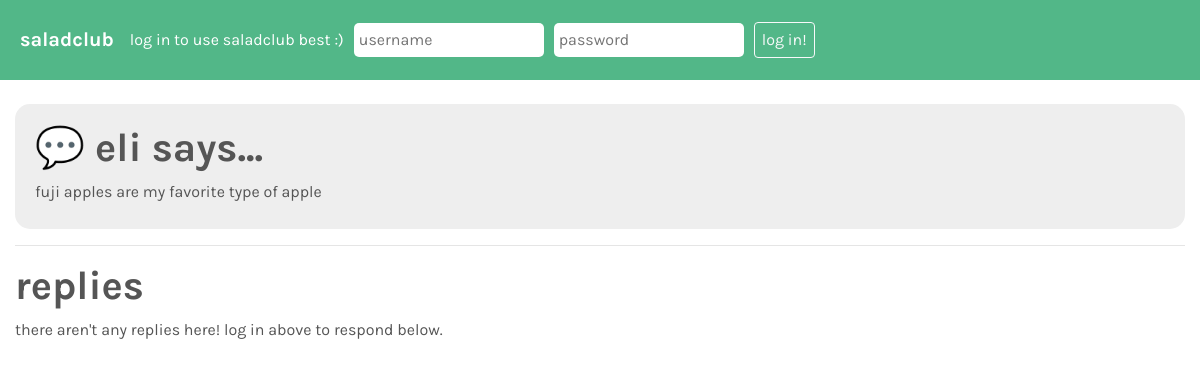
Page /post/18/ on the earlier database version.
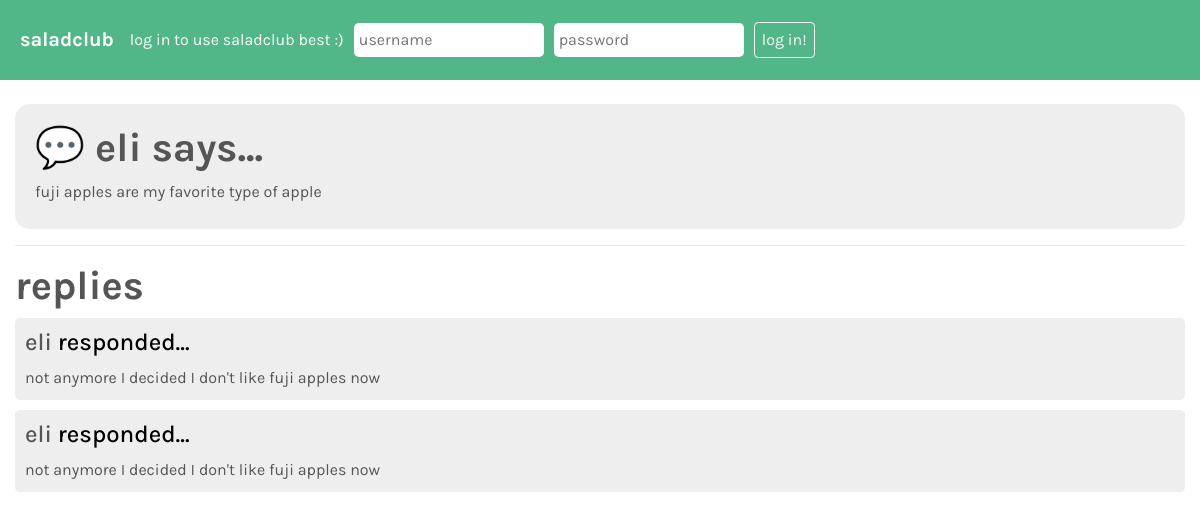
Same page on the later database version.
### plants/models.py (models this page shows, shortened)
class Post(models.Model):
	post_content = models.CharField(max_length=1000) # in case there is a lot of explaining to do :)
	post_plant = models.ForeignKey(Plant, on_delete=models.CASCADE, null=True, blank=True, default=None) # when the plant is deleted (shouldn't happen), remove posts
	author = models.ForeignKey(User, on_delete=models.CASCADE) # had to add null possibility?
	pub_date = models.DateTimeField('date published')
	post_parent = models.ForeignKey('self', on_delete=models.CASCADE, null=True, blank=True, default=None) # post deletes if the parent post deletes
	helpful = models.IntegerField(default=0) # for people who think the most is helpful (basically a 'like')
	also_questioning = models.IntegerField(default=0) # a 'like' to indicate that other people have the same issue

### plants/views.py (the view, shortened to what this page needs)
# urls.py: path('post/<str:post_id>/', views.post.as_view(), name='postcontent') # why not int?
class post(View):
	def get(self, request, post_id):
		post_objects = Post.objects.order_by('id')
		template = loader.get_template('post.html')
		form = AuthenticationForm()
		form.fields['username'].widget.attrs.update({
			'placeholder': 'username',
		})
		form.fields['password'].widget.attrs.update({
			'placeholder': 'password'
 		})
		context = {
			'post': get_object_or_404(Post, id=post_id),
			'post_replies': post_objects.filter(post_parent = Post.objects.get(id=post_id)),
			'form': form
		}
		print(request.GET) # testing out the "reply" button that doesn't reply anything
		return HttpResponse(template.render(context, request))

### plants/templates/post.html (shortened to what this page needs)
<!DOCTYPE html>
<html>
	<head>
		<link rel="stylesheet" href="https://maxcdn.bootstrapcdn.com/bootstrap/4.0.0/css/bootstrap.min.css">
		{% load static %}
		<link rel="stylesheet" href="{% static '/plants/style.css' %}">
	</head>
	<body>
		<nav class="navbar navbar-expand-sm navbar-custom">
			<a class="navbar-brand" href="/"> saladclub </a>
			{% if user.is_authenticated %}
			<a class="nav-item" href="/user/{{ user.username }}"> welcome, {{ user.username }}! view your profile or </a>
			<form class="form-inline" action="/" method="POST">
				{% csrf_token %}
				<!-- This code was taken from Dr. J's repository, using a
				hidden input to log the user out. -->
				<input type="hidden" name="logout" value="logout"></input>
				<button id="logout" class="btn btn-outline-light" type="submit"> log out </button>
			</form>
			{% else %}
				<span class="navbar-text"> log in to use saladclub best :) </span>
				<form class="form-inline" action="/" method="POST">
					<span class="usernameinput" style="margin-right: 10px"> {{ form.username }} </span>
					<span class="usernameinput"> {{ form.password }} </span>
					<button id="login" class="btn btn-outline-light" type="submit">log in!</button>
				</form>
			{% endif %}
		</nav>
		<br />
		<div class="container-fluid">
			<div class="postfocus">
				<h1> &#128172; <a href="/user/{{ post.author }}"> {{ post.author }}</a> says... </h1>
				<p> {{ post.post_content }} </p>
			</div>
			<hr />
			<h1> replies </h1>
			{% if post_replies|length == 0 %}
				{% if user.is_authenticated %}
					<p> there aren't any replies here! be the first to respond below. </p>
				{% else %}
					<p> there aren't any replies here! log in above to respond below. </p>
				{% endif %}
			{% endif %}
			{% for reply in post_replies %}
				<li class="postli">
					<h4> <a href="/user/{{ reply.author }}"> {{ reply.author }}</a> responded... </h4>
					<a href="/post/{{ reply.id }}/">{{ reply.post_content }}</a>
				</li>
			{% endfor %}
		</div>
	</body>
</html>

### plants/static/plants/style.css (style rules this page uses)
h1, h2, h4, p, a, navbar-brand { font-family: 'Karla', sans-serif; color: #555; }
h1, h2 { font-weight: 700; }
p { font-weight: 400; }
.navbar-custom { background-color: #52b788; padding: 20px; }
.navbar-text { font-family: 'Karla', sans-serif; color: white; margin-right: 10px; }
.navbar-brand { font-weight: 700; color: white; }
#login, #logout { font-family: 'Karla', sans-serif; margin-left: 10px; padding-left: 7px; padding-right: 7px; padding-top: 5px; padding-bottom: 5px; }
.usernameinput input { border: none; border-radius: 5px; padding: 5px; font-family: 'Karla', sans-serif; }
.postli { background-color: #eee; margin-bottom: 10px; padding: 10px; border-radius: 5px; list-style-type: none; }
.postli h4 { color: #000; }
.postfocus { background-color: #eee; padding: 20px; padding-bottom: 9px; border-radius: 15px; }

Differences in the rows shown:
added Post: author "eli", post_content "not anymore I decided I don't like fuji apples now"
added Post: author "eli", post_content "not anymore I decided I don't like fuji apples now"
Other differences:
text no longer shown: "there aren't any replies here! log in above to respond below."
